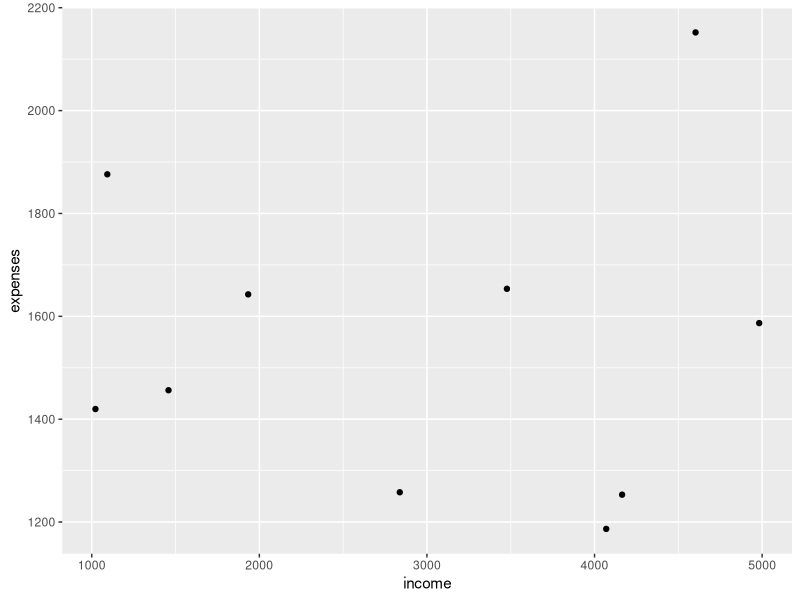
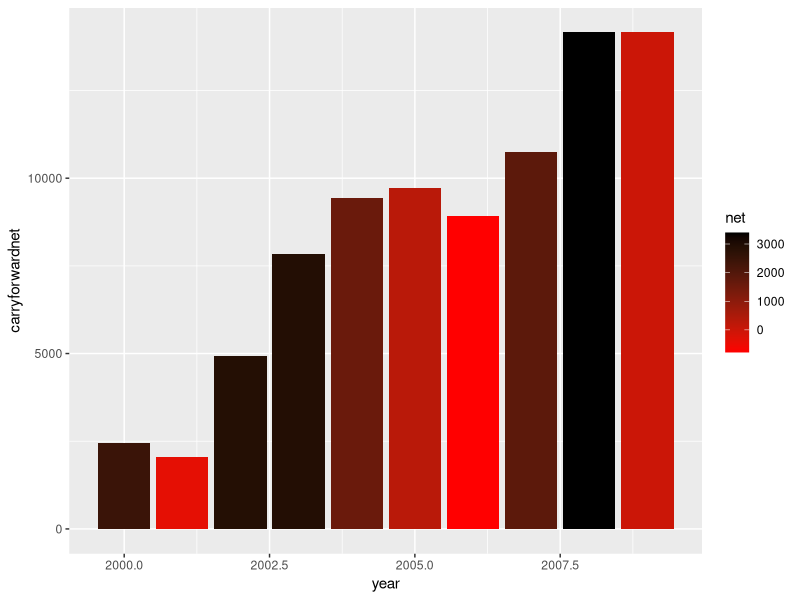

Generate these figures, in order, with R:
## ---- chunk 1
library(tidyverse)
library(ggplot2)
a=0
for (i in 1:5) {
 a = a+i
}
a

# if you want to keep track of a for each iteration
# start with a data structure to hold the results - 
# there will be 5 iterations, so a vector of length 5
# initialize to 0 

av = rep(x=0, times=5)

# now we can fill in the vector with the sum at each iteration
# we can use the counter (i) to access the correct element of the vector
# note that we have to treat the first iteration differently because we don't have a previous value to add to

for (i in 1:5) {
  if (i==1) {
    av[i] = 1
  } else {
  av[i] = av[i-1]+i ##last time i went through the loop 
  }
}
av

testnumbers = runif(min=0, max=20, n=100)
total = 0
nvalues = 100
for (i in 1:nvalues) {
  total = testnumbers[i]+total
}
total/nvalues

mean(testnumbers)
## ---- chunk 2

# lets say we wanted to look at income minus expenses for net income
# create some data for an example

income = runif(min=1000, max=5000, n=10)
income

expenses = rnorm(mean=1500, sd=500, n=10)
expenses

# it is possible that this approach could generate negative expenses
expenses = ifelse(expenses < 0, 0, expenses)

# lets make this a data frame for organization
account = data.frame(income=income, expenses=expenses)
# lets add a year
account$year = seq(from=2000, length.out=nrow(account))

# now compute net income - we could do this with a loop but R is designed to do this without loops
# normally we can just do
account = account %>% mutate(net = income-expenses)
head(account)





## ---- chunk 3
# lets plot
ggplot(account, aes(income, expenses))+geom_point()

## ---- chunk 4
# note that I can use any variable I want as a counter -
# notice how I'm now using n to access each row of the data frame
for (n in 1:10) {
  account$netloop[n] = account$income[n]-account$expenses[n]
}

# as expected net and netloop are the same :)
head(account)


# note: we treat the first year differently because we don't have carry forward
# initialize our column to zero, start counter (n) at 2 instead of 1
# make the first value equal to the net of first year

account$carryforwardnet = 0
account$carryforwardnet[1]=account$net[1]
# now loop - looking backward one year to get previous years carry forward
for (n in 2:10) {
  account$carryforwardnet[n] = account$net[n]+account$carryforwardnet[n-1]
}

# plot - use color to show current year's contribution as positive or negative
ggplot(account, aes(year, carryforwardnet, fill=net, group=year))+geom_col()+
  scale_fill_gradient(low="red", high="black")
## ---- chunk 5
#speed limit 
speedthresh = 120 
#create some sample speeds
speeds = runif(min=0, max = 15, n=300)
nthresh = 0
for ( i in 1:length(speeds)) {
  if(speeds[i] > speedthresh)
     nthresh = nthresh + 1
}

nthresh
# make up sample data
speeds = runif(min = 0, max = 50, n = 300)
# setting a named variable for the threshold makes the code easier to read
hunting_speed = 35
social_speed = 5
num_hunting_speed = 0 
num_social_speed = 0
for (i in 1:length(speeds)) {
  num_hunting_speed = num_hunting_speed + ifelse(speeds[i] >= hunting_speed, 1, 0)
  num_social_speed = num_social_speed + ifelse(speeds[i] < social_speed, 1, 0)
  
}
num_hunting_speed
num_social_speed
